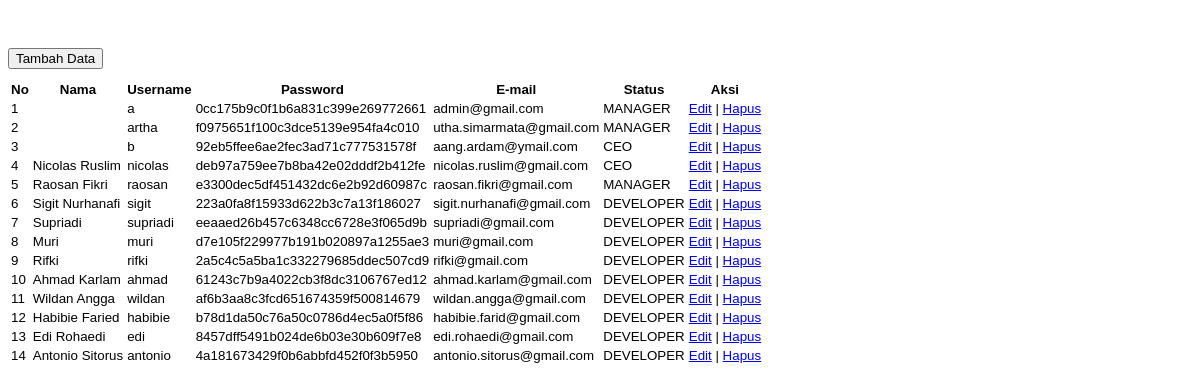
Page /admin/datauser.php on the earlier database version.
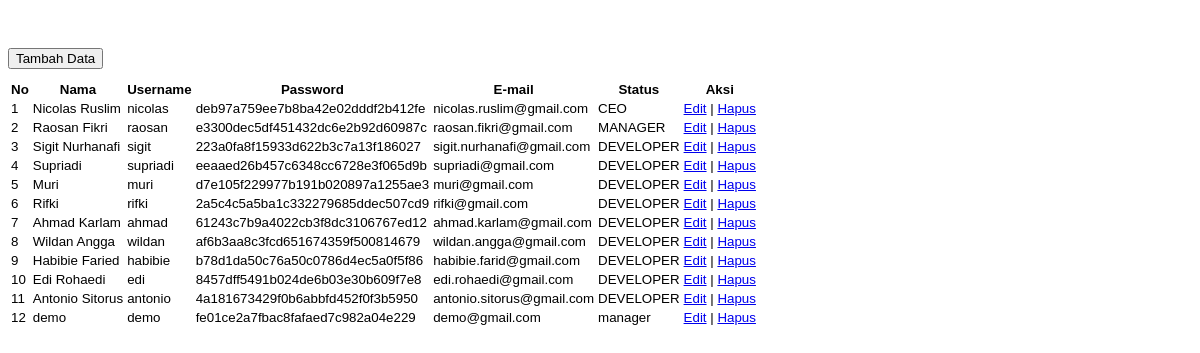
Same page on the later database version.
### tables this page shows
CREATE TABLE IF NOT EXISTS `user` (
`id_user` int(3) NOT NULL,
  `nama` varchar(100) NOT NULL,
  `username` char(30) NOT NULL,
  `password` varchar(45) NOT NULL,
  `email` varchar(30) NOT NULL,
  `status` varchar(20) NOT NULL
);

### admin/datauser.php (the view, shortened to what this page needs)
<!DOCTYPE html>
<html lang="en">
	<head>
		<link rel="stylesheet" type="text/css" href="../assets/css/style.css">
	</head>
	<body>
		<button type="button" class="btn btn-md btn-info" data-toggle="modal" data-target="#myModal">
			<span class="glyphicon glyphicon-plus"></span> Tambah Data
		</button>
		<div class="table-responsive" id="table">
			<table class="table table-striped">
				<tr>
					<th>No</th>
					<th>Nama</th>
					<th>Username</th>
					<th>Password</th>
					<th>E-mail</th>
					<th>Status</th>
					<th>Aksi</th>
				</tr>
				<?php
					$sql = mysql_query("SELECT * FROM user");
					$no = 1;
					while ($data = mysql_fetch_assoc($sql))
					{
				?>
					<tr>
						<td><?php echo $no;?></td>
						<td><?php echo $data['nama']; ?></td>
						<td><?php echo $data['username']; ?></td>
						<td><?php echo $data['password']; ?></td>
						<td><?php echo $data['email']; ?></td>
						<td><?php echo $data['status']; ?></td>
						<td>
							<a href="#edit-user" data-toggle="modal" onclick="javascript:edituser(<?php echo $data['id_user'].", '".$data['username']."','".$data['password']."', '".$data['email']."', '".$data['status']."'"; ?>)">Edit</a>
							|
							<a href="deleteuser.php?id_user=<?php echo $data['id_user']; ?>" onclick="return confirm('Apakah Anda yakin?')">Hapus</a>
						</td>
					</tr>
				<?php
					$no++;
					}
				?>
			</table>
		</div>
	</body>
</html>

Differences in the rows shown:
removed user: username "a", password "0cc175b9c0f1b6a831c399e269772661", email "admin@gmail.com", status "MANAGER"
removed user: username "artha", password "f0975651f100c3dce5139e954fa4c010", email "utha.simarmata@gmail.com", status "MANAGER"
removed user: username "b", password "92eb5ffee6ae2fec3ad71c777531578f", email "aang.ardam@ymail.com", status "CEO"
added user: nama "demo", username "demo", password "fe01ce2a7fbac8fafaed7c982a04e229", email "demo@gmail.com", status "manager"
